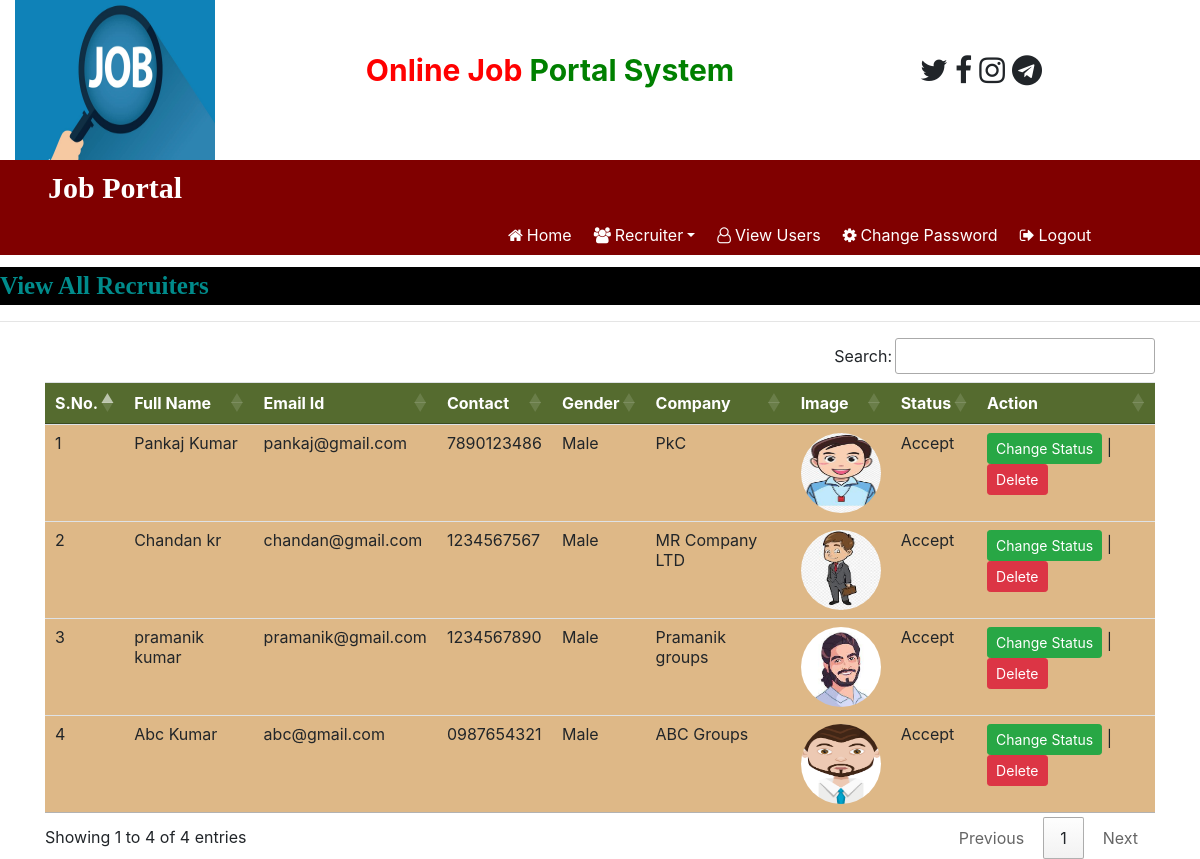
The page /recruiter_all (signed in) on the database its author committed.
### job/models.py (models this page shows, shortened)
class Recruiter(models.Model):
    user=models.ForeignKey(User,on_delete=models.CASCADE)
    mobile=models.CharField(max_length=15,null=True)
    image=models.FileField(null=True)
    gender=models.CharField(max_length=10,null=True)
    company=models.CharField(max_length=50,null=True)
    type=models.CharField(max_length=15,null=True)
    status=models.CharField(max_length=20,null=True)

### job/views.py (the view)
# urls.py: path('recruiter_all',recruiter_all,name="recruiter_all"),
def recruiter_all(request):
    if not request.user.is_authenticated:
        return redirect('admin_login')
    data = Recruiter.objects.all()
    d = {'data':data}
    return render(request,'recruiter_all.html',d)

### job/templates/recruiter_all.html
{%  load static %}
{%   block body %}
{%   include 'admin_navigation.html'%}
<marquee style="font-family: 'Times New Roman', Times, serif; font-size:25; color:darkcyan; background-color:black; font-weight:bold; margin-top: 1%;">
    View All Recruiters
</marquee>
<hr>
<div class="container">
<table class="table table-hover " id="example">
    <thead>
        <tr style="background-color:darkolivegreen; color : white">
            <th>S.No.</th>
            <th>Full Name</th>
            <th>Email Id</th>
            <th>Contact</th>
            <th>Gender</th>
            <th>Company</th>
            <th>Image</th>
            <th>Status</th>
            <th>Action</th>
        </tr>
    </thead>
        <tbody>
            {% for i in data %}
            <tr style="background-color: #DEB887;">
                <td>{{forloop.counter}}</td>
                <td>{{i.user.first_name}} {{i.user.last_name}}</td>
                <td>{{i.user.username}}</td>
                <td>{{i.mobile}}</td>
                <td>{{i.gender}}</td>
                <td>{{i.company}}</td>
              <td><img src ="{{i.image.url}}" style="width: 80px; height:80px; border-radius:50%;"></td>
                <td>{{i.status}}</td>
                <td><a href="{% url 'change_status' i.id %}" class="btn btn-success btn-sm">Change Status</a>
                |<a href="{% url 'delete_recruiter' i.user.id %}" class="btn btn-danger btn-sm">Delete</a>
                </td>
            </tr>
            {% endfor %}
        </tbody>
</table>
</div>
{%   endblock %}

### rows shown on the page
Recruiter: user.first_name "Pankaj", user.last_name "Kumar", user.username "pankaj@gmail.com", mobile "7890123486", gender "Male", company "PkC", image (picture), status "Accept"
Recruiter: user.first_name "Chandan", user.last_name "kr", user.username "chandan@gmail.com", mobile "1234567567", gender "Male", company "MR Company LTD", image (picture), status "Accept"
Recruiter: user.first_name "pramanik", user.last_name "kumar", user.username "pramanik@gmail.com", mobile "1234567890", gender "Male", company "Pramanik groups", image (picture), status "Accept"
Recruiter: user.first_name "Abc", user.last_name "Kumar", user.username "abc@gmail.com", mobile "0987654321", gender "Male", company "ABC Groups", image (picture), status "Accept"
